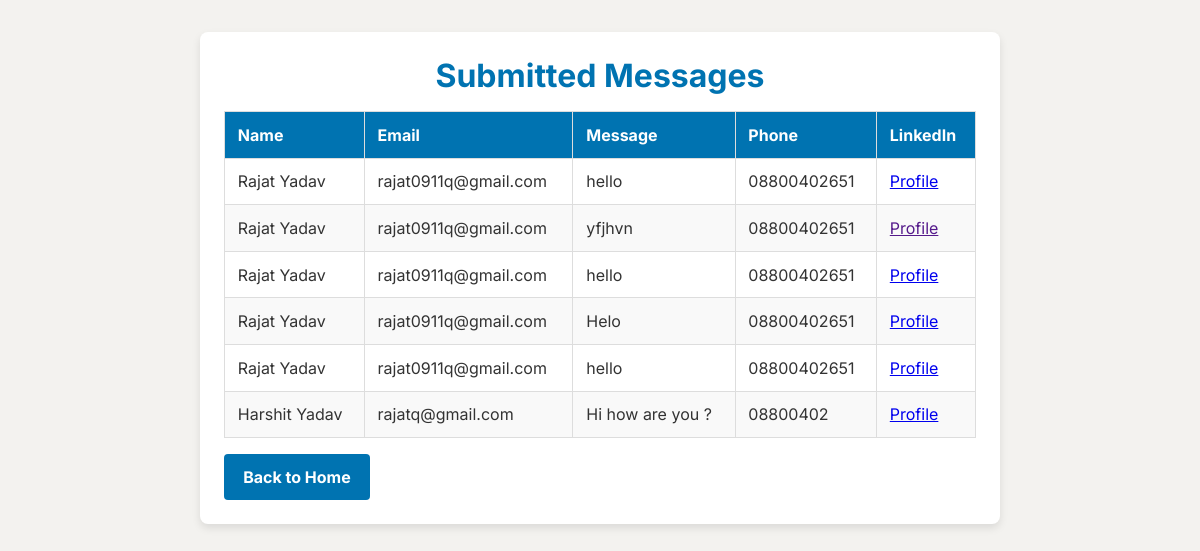
The app's page /messages, older data.
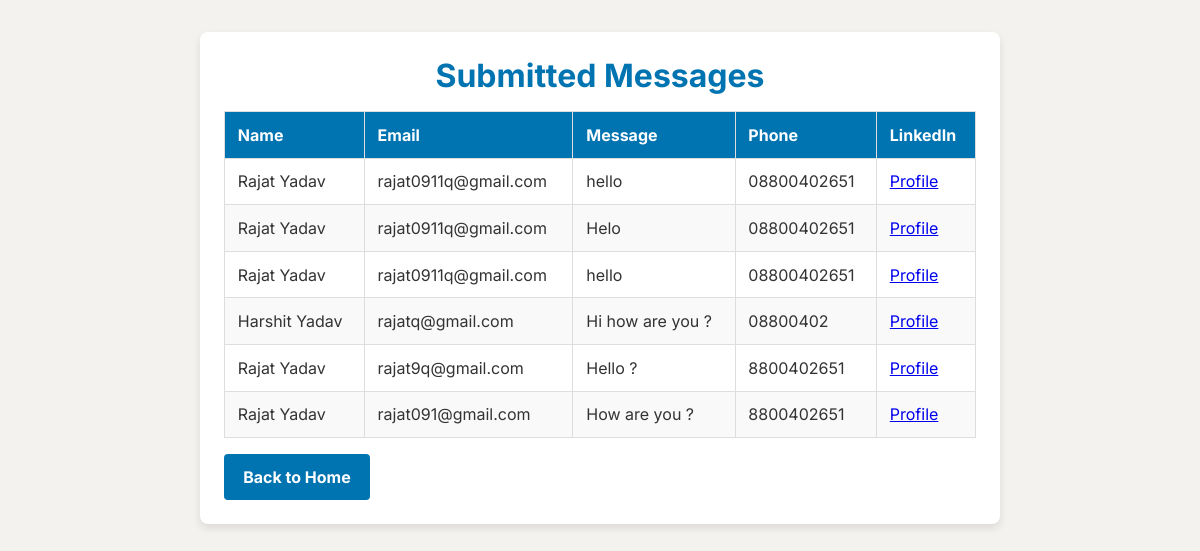
The same page, newer data.
### app/models.py (models this page shows, shortened)
class ContactMessage(db.Model):
    id = db.Column(db.Integer, primary_key=True)  # Auto-incrementing ID
    name = db.Column(db.String(100), nullable=False)  # Name of the user
    email = db.Column(db.String(120), unique=False, nullable=False)  # Email of the user
    message = db.Column(db.Text, nullable=False)  # Message content
    phone = db.Column(db.Integer, unique=False, nullable=False)  # Phone content
    linkedin = db.Column(db.String(120), unique=False, nullable=False)  # LinkedIn content
    timestamp = db.Column(db.DateTime, default=db.func.current_timestamp(), nullable=False)  # Timestamp

### app/routes.py (the view)
@main.route('/messages')
def view_messages():
    messages = ContactMessage.query.all()
    return render_template('messages.html', messages=messages)  # Create a messages.html file

### app/templates/messages.html (shortened to what this page needs)
<!DOCTYPE html>
<html lang="en">
<head>
    <link rel="stylesheet" href="{{ url_for('static', filename='styles.css') }}">
</head>
<body>
    <div class="container">
        <h1>Submitted Messages</h1>
        <table>
            <thead>
                <tr>
                    <th>Name</th>
                    <th>Email</th>
                    <th>Message</th>
                    <th>Phone</th>
                    <th>LinkedIn</th>
                </tr>
            </thead>
            <tbody>
                {% for message in messages %}
                <tr>
                    <td>{{ message.name }}</td>
                    <td>{{ message.email }}</td>
                    <td>{{ message.message }}</td>
                    <td>{{ message.phone }}</td>
                    <td>
                        <a href="{{ message.linkedin }}" target="_blank">Profile</a>
                    </td>
                </tr>
                {% endfor %}
            </tbody>
        </table>
        <a href="/" class="btn-back">Back to Home</a>
    </div>
</body>
</html>

### app/static/css/styles.css (style rules this page uses)
* { margin: 0; padding: 0; box-sizing: border-box; font-family: "Inter", Arial, sans-serif; }
:root { --primary-color: #0077b5; --secondary-color: #f0f0f0; --text-color: #333333; --button-hover: #005d91; }
.container { width: 90%; max-width: 1200px; margin: 0 auto; padding: 0, 15px; }

### app/templates/messages.html (style rules this page uses)
body { font-family: Arial, sans-serif; margin: 0; padding: 0; background-color: #f3f2ef; color: #333; }
.container { max-width: 800px; margin: 2rem auto; background-color: white; border-radius: 8px; padding: 1.5rem; box-shadow: 0px 4px 8px rgba(0, 0, 0, 0.1); }
h1 { text-align: center; color: #0073b1; }
table { width: 100%; border-collapse: collapse; margin-top: 1rem; }
table th, table td { border: 1px solid #ddd; padding: 0.8rem; text-align: left; }
table th { background-color: #0073b1; color: white; }
table tr:nth-child(even) { background-color: #f9f9f9; }
.btn-back { display: inline-block; margin-top: 1rem; padding: 0.8rem 1.2rem; background-color: #0073b1; color: white; text-decoration: none; border-radius: 4px; font-weight: bold; transition: background-color 0.3s; }

Row changes from the older to the newer data that the page shows:
removed ContactMessage: name "Rajat Yadav", email "rajat0911q@gmail.com", message "hello", phone "08800402651"
removed ContactMessage: name "Rajat Yadav", email "rajat0911q@gmail.com", message "yfjhvn", phone "08800402651"
added ContactMessage: name "Rajat Yadav", email "rajat9q@gmail.com", message "Hello ?", phone "8800402651"
added ContactMessage: name "Rajat Yadav", email "rajat091@gmail.com", message "How are you ?", phone "8800402651"
